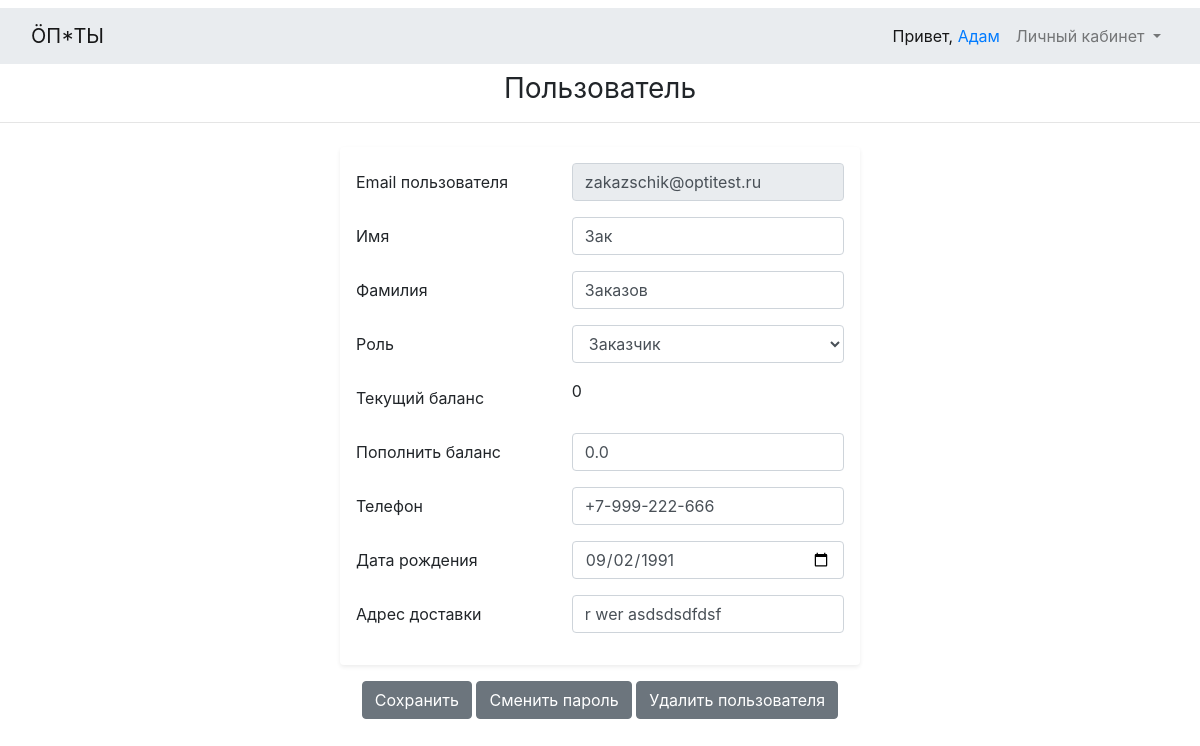
The page /users/8/ (signed in) on the database its author committed.
### main/models.py (models this page shows, shortened)
class User(AbstractUser):
    USERNAME_FIELD = 'email'
    REQUIRED_FIELDS = []
    username = None
    email = models.EmailField('Email', unique=True)
    phone = models.CharField('Телефон', max_length=20)
    delivery_address = models.CharField('Адрес доставки', max_length=255)
    birth_date = models.DateField('Дата рождения', blank=True, default='')
    role = models.PositiveSmallIntegerField('Роль', choices=tuple(Roles), default=Roles.UNREGISTERED)
    objects = CustomUserManager()
    class Meta:
        ordering = ('role',)
    @property
    def balance(self):
        return sum(UserBalance.objects.filter(user=self).values_list('delta', flat=True))

### main/views.py (the view, shortened to what this page needs)
# urls.py: path('users/<int:pk>/', main_views.UserDetailsView.as_view(), name='user_details'),
class UserDetailsView(LoginRolesOwnerRequiredUpdateViewMixin, CommonContextViewMixin, SuccessMessageMixin, UpdateView):
    template_name = 'main/user_details.html'
    form_class = UserForm
    allowed_roles = (Roles.UNREGISTERED, Roles.ZAKAZSCHIK, Roles.ZAKUPSCHIK)
    model = _models.User
    success_message = 'Настройки сохранены'
    def get_form_kwargs(self):
        kwargs = super().get_form_kwargs()
        kwargs['user'] = self.user
        return kwargs
    def get_context_data(self, **kwargs):
        context = super().get_context_data(**kwargs)
        context['roles_list'] = list(Roles)
        context['balance_update_allowed'] = self.user.role == Roles.ADMINISTRATOR
        return context

### main/forms.py (shortened to what this page needs)
class UserForm(forms.ModelForm):
    balance_delta = forms.DecimalField(label='Баланс пользователя', required=False)
    def __init__(self, **kwargs):
        self.user = kwargs.pop('user', None)
        super().__init__(**kwargs)
        self.fields['email'].disabled = True
        if self.user.role != Roles.ADMINISTRATOR:
            self.fields['role'].disabled = True
            self.fields['balance_delta'].disabled = True
    class Meta:
        model = User
        fields = ('email', 'first_name', 'last_name', 'role', 'balance_delta', 'birth_date', 'phone', 'delivery_address')

### main/core/types.py (called while the page is built)
    def __iter__(cls):
        for value, value_str in cls.__dict__['iter_items'].items():
            yield value, value_str

### main/core/view_mixins.py (called while the page is built)
    def dispatch(self, request, *args, **kwargs):
        self.user = request.user
        if not self.user.is_authenticated:
            return self.handle_no_permission()
        if self.user.role not in self.allowed_roles and self.user.role != Roles.ADMINISTRATOR:
            return self.handle_no_permission()
        return super().dispatch(request, *args, **kwargs)

    def _is_it_allowed(self, **kwargs) -> bool:
        pk = kwargs.get('pk') or kwargs.get('id')
        allowed_non_owner_roles = set(self.allowed_non_owner_roles) | {Roles.ADMINISTRATOR}
        if self.model is User:
            if self.user != self.model.objects.get(pk=pk) and self.user.role not in allowed_non_owner_roles:
                return False
        elif self.model is not None:
            instance = self.model.objects.get(pk=pk)
            if getattr(instance, 'created_by', None) != self.user and self.user.role not in allowed_non_owner_roles:
                return False
        elif hasattr(self, 'order_id') and self.order_id:
            order = Order.objects.get(pk=self.order_id)
            user = order.created_by
            if user != self.user and self.user.role not in allowed_non_owner_roles:
                return False
        return True

    def get(self, *args, **kwargs):
        if not self._is_it_allowed(**kwargs):
            return self.handle_no_permission()
        return super().get(*args, **kwargs)

    def dispatch(self, request, *args, **kwargs):
        self.user = request.user
        return super().dispatch(request, *args, **kwargs)

### main/templates/main/user_details.html (shortened to what this page needs)
{% extends 'base.html' %}
{% load static %}
{% block content %}
    <h3 class="font-weight-normal text-center">
        Пользователь
    </h3>
    <hr class="mb-4">
    <form class="form-signin my-3 p-3 bg-white rounded shadow-sm" name="setting" id="setting" action="" method="POST"
          enctype="multipart/form-data">
        <div class="form-group row">
            <label for="id_username" class="col-5 col-form-label">Email пользователя</label>
            <div class="col-7">
                <input class="form-control" id="id_username" type="email" name="{{ form.email.name }}"
                       autofocus="" required="" value="{{ form.email.initial|default_if_none:'' }}"
                        {% if form.email.field.disabled %}
                       disabled=""
                        {% endif %}
                >
            </div>
        </div>
        <div class="form-group row">
            <label for="id_first_name" class="col-5 col-form-label">Имя</label>
            <div class="col-7">
                <input class="form-control" id="id_first_name" type="text" name="{{ form.first_name.name }}"
                       required="" value="{{ form.first_name.initial|default_if_none:'' }}"
                >
            </div>
        </div>
        <div class="form-group row">
            <label for="id_last_name" class="col-5 col-form-label">Фамилия</label>
            <div class="col-7">
                <input class="form-control" id="id_last_name" type="text" name="{{ form.last_name.name }}"
                       required="" value="{{ form.last_name.initial|default_if_none:'' }}"
                >
            </div>
        </div>
        <div class="form-group row">
            <label for="id_role" class="col-5 col-form-label">Роль</label>
            <div class="col-7">
                <select class="form-control" name="role" id="id_role"
                >
                    {% for role, role_str in roles_list %}
                        {% if role == object.role %}
                            <option value="{{ role }}" selected>{{ role_str }}</option>
                        {% else %}
                            <option value="{{ role }}">{{ role_str }}</option>
                        {% endif %}
                    {% endfor %}
                </select>
            </div>
        </div>
        <div class="form-group row">
            <label for="id_balance" class="col-5 col-form-label">Текущий баланс</label>
            <div class="col-7">
                {{ object.balance|stringformat:'s' }}
            </div>
        </div>
        {% if balance_update_allowed %}
        <div class="form-group row">
            <label for="id_balance_delta" class="col-5 col-form-label">Пополнить баланс</label>
            <div class="col-7">
                <input class="form-control" id="id_balance_delta" type="number" step="0.01"
                       name="{{ form.balance_delta.name }}"
                       value="{{ 0.00|stringformat:'s' }}"
                >
            </div>
        </div>
        {% endif %}
        <div class="form-group row">
            <label for="id_phone" class="col-5 col-form-label">Телефон</label>
            <div class="col-7">
                <input class="form-control" id="id_phone" type="text" name="{{ form.phone.name }}"
                       required="" value="{{ form.phone.initial|default_if_none:'' }}"
                >
            </div>
        </div>
        <div class="form-group row">
            <label for="id_birth_date" class="col-5 col-form-label">Дата рождения</label>
            <div class="col-7">
                <input class="form-control" id="id_birth_date" type="date" name="{{ form.birth_date.name }}"
                       required="" value="{{ object.birth_date|date:'Y-m-d' }}"
                >
            </div>
        </div>
        <div class="form-group row">
            <label for="id_delivery_address" class="col-5 col-form-label">Адрес доставки</label>
            <div class="col-7">
                <input class="form-control" id="id_delivery_address" type="text"
                       name="{{ form.delivery_address.name }}"
                       required="" value="{{ form.delivery_address.initial|default_if_none:'' }}"
                >
            </div>
        </div>
    </form>
    <div class="form-actions text-center">
        <button form="setting" type="submit" class="btn btn-secondary">Сохранить</button>
        <a class="btn btn-secondary" href="{% url 'main:password_change' %}">Сменить пароль</a>
        <a class="btn btn-secondary" href="{% url 'main:delete_user' pk=object.pk %}">Удалить пользователя</a>
    </div>
{% endblock content %}

### templates/base.html (shortened to what this page needs)
{% load static %}
<!DOCTYPE html>
<html lang="en">
<head>
    <link rel="stylesheet" href="{% static 'bootstrap-4.3.1-dist/css/bootstrap.min.css' %}"
>
    <link rel="stylesheet" href="{% static 'css/styles.css' %}">
</head>
<body>
    <nav class="navbar navbar-expand-lg navbar-light my-2 bg-lg">
    <div class="container">
        <a class="navbar-brand" href="{% url 'main:index' %}">{{ shop_title }}</a>
        <div id="navbarNavDropdown" class="navbar-collapse collapse">
            <ul class="navbar-nav">
                {% if user_is_authenticated %}
                    <li class="nav-item">
                        <div class="nav-link active">Привет,
                            <a href="{% url 'main:user_details' pk=user_pk %}">{{ user_first_name }}</a>
                        </div>
                    </li>
                    <li class="nav-item dropdown">
                        <a class="nav-link dropdown-toggle" href="#" id="navbarDropdownMenuLink" data-toggle="dropdown"
                           aria-haspopup="true" aria-expanded="false">
                            Личный кабинет
                        </a>
                    </li>
                {% else %}
                    <div class="btn-group my-2">
                        <a class="btn btn-sm btn-outline-secondary " href="{% url 'main:signup' %}">Регистрация</a>
                        <a class="btn btn-sm btn-outline-secondary" href="{% url 'main:login' %}">Войти</a>
                    </div>
                {% endif %}
            </ul>
        </div>
    </div>
</nav>
{% block content %}{% endblock %}
</body>
</html>

### main/static/css/styles.css (style rules this page uses)
.container { max-width: 1220px; }
.form-signin { width: 100%; max-width: 520px; padding: 15px; margin: 0 auto; }
.bg-lg { background-color: #e9ecef; }

### rows shown on the page
User: first_name "Адам"
User: email "zakazschik@optitest.ru", first_name "Зак", last_name "Заказов", role "Заказчик", balance "0", phone "+7-999-222-666", birth_date "09/02/1991", delivery_address "r wer asdsdsdfdsf"

### other values the page prints
{{ shop_title }} "ÖП*ТЫ"
